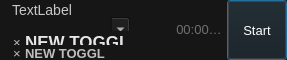
<?xml version="1.0" encoding="UTF-8"?>
<ui version="4.0">
 <class>TimerWidget</class>
 <widget class="QFrame" name="TimerWidget">
  <property name="geometry">
   <rect>
    <x>0</x>
    <y>0</y>
    <width>282</width>
    <height>60</height>
   </rect>
  </property>
  <property name="sizePolicy">
   <sizepolicy hsizetype="Preferred" vsizetype="Minimum">
    <horstretch>0</horstretch>
    <verstretch>0</verstretch>
   </sizepolicy>
  </property>
  <property name="minimumSize">
   <size>
    <width>0</width>
    <height>60</height>
   </size>
  </property>
  <property name="maximumSize">
   <size>
    <width>282</width>
    <height>104</height>
   </size>
  </property>
  <property name="windowTitle">
   <string>Form</string>
  </property>
  <property name="styleSheet">
   <string notr="true">font-size:13px;background-color: rgb(22, 22, 22);color:palette(light);</string>
  </property>
  <layout class="QHBoxLayout" name="horizontalLayout" stretch="1,0,0,0,0">
   <property name="spacing">
    <number>3</number>
   </property>
   <property name="leftMargin">
    <number>0</number>
   </property>
   <property name="topMargin">
    <number>0</number>
   </property>
   <property name="rightMargin">
    <number>0</number>
   </property>
   <property name="bottomMargin">
    <number>0</number>
   </property>
   <item>
    <widget class="QFrame" name="DecrProjFrame">
     <property name="sizePolicy">
      <sizepolicy hsizetype="Expanding" vsizetype="Fixed">
       <horstretch>0</horstretch>
       <verstretch>0</verstretch>
      </sizepolicy>
     </property>
     <layout class="QVBoxLayout" name="verticalLayout">
      <property name="spacing">
       <number>1</number>
      </property>
      <property name="topMargin">
       <number>3</number>
      </property>
      <property name="bottomMargin">
       <number>3</number>
      </property>
      <item>
       <widget class="QLabel" name="descriptionCover">
        <property name="sizePolicy">
         <sizepolicy hsizetype="Preferred" vsizetype="Preferred">
          <horstretch>0</horstretch>
          <verstretch>0</verstretch>
         </sizepolicy>
        </property>
        <property name="styleSheet">
         <string notr="true">margin: 0 1px 0 0; border: 0; color: rgb(200, 200, 200); combobox-popup: 0; font-size: 14px;</string>
        </property>
        <property name="text">
         <string>TextLabel</string>
        </property>
       </widget>
      </item>
      <item>
       <widget class="AutocompleteComboBox" name="description">
        <property name="sizePolicy">
         <sizepolicy hsizetype="Expanding" vsizetype="Fixed">
          <horstretch>0</horstretch>
          <verstretch>0</verstretch>
         </sizepolicy>
        </property>
        <property name="minimumSize">
         <size>
          <width>25</width>
          <height>25</height>
         </size>
        </property>
        <property name="font">
         <font>
          <pointsize>-1</pointsize>
         </font>
        </property>
        <property name="styleSheet">
         <string notr="true">AutocompleteComboBox { margin: 1px; font-size: 14px; color: rgb(200, 200, 200); border: 0; } AutocompleteComboBox::down-arrow { margin: -3px; background-color: rgb(22, 22, 22); image: url(:/images/down_arrow.png); }</string>
        </property>
        <property name="editable">
         <bool>true</bool>
        </property>
        <property name="currentText">
         <string/>
        </property>
        <property name="frame">
         <bool>false</bool>
        </property>
       </widget>
      </item>
      <item>
       <widget class="QFrame" name="taskFrame">
        <property name="sizePolicy">
         <sizepolicy hsizetype="MinimumExpanding" vsizetype="Fixed">
          <horstretch>0</horstretch>
          <verstretch>0</verstretch>
         </sizepolicy>
        </property>
        <property name="minimumSize">
         <size>
          <width>0</width>
          <height>22</height>
         </size>
        </property>
        <property name="styleSheet">
         <string notr="true">border: 0;</string>
        </property>
        <property name="frameShape">
         <enum>QFrame::StyledPanel</enum>
        </property>
        <property name="frameShadow">
         <enum>QFrame::Raised</enum>
        </property>
        <layout class="QHBoxLayout" name="horizontalLayout_4">
         <property name="spacing">
          <number>0</number>
         </property>
         <property name="leftMargin">
          <number>0</number>
         </property>
         <property name="topMargin">
          <number>0</number>
         </property>
         <property name="rightMargin">
          <number>0</number>
         </property>
         <property name="bottomMargin">
          <number>0</number>
         </property>
         <item>
          <widget class="QPushButton" name="deleteTask">
           <property name="sizePolicy">
            <sizepolicy hsizetype="Minimum" vsizetype="Minimum">
             <horstretch>0</horstretch>
             <verstretch>0</verstretch>
            </sizepolicy>
           </property>
           <property name="minimumSize">
            <size>
             <width>16</width>
             <height>16</height>
            </size>
           </property>
           <property name="maximumSize">
            <size>
             <width>16</width>
             <height>16</height>
            </size>
           </property>
           <property name="styleSheet">
            <string notr="true">color: rgb(190, 190, 190);line-height:40px;position:absolute;bottom:5px;padding:0;</string>
           </property>
           <property name="text">
            <string>×</string>
           </property>
          </widget>
         </item>
         <item>
          <widget class="QLabel" name="task">
           <property name="sizePolicy">
            <sizepolicy hsizetype="MinimumExpanding" vsizetype="Preferred">
             <horstretch>0</horstretch>
             <verstretch>0</verstretch>
            </sizepolicy>
           </property>
           <property name="minimumSize">
            <size>
             <width>0</width>
             <height>22</height>
            </size>
           </property>
           <property name="maximumSize">
            <size>
             <width>16777215</width>
             <height>30</height>
            </size>
           </property>
           <property name="styleSheet">
            <string notr="true">color: rgb(230, 230, 230);font-size:13pt;font-weight:bold;</string>
           </property>
           <property name="text">
            <string>NEW TOGGL</string>
           </property>
           <property name="alignment">
            <set>Qt::AlignLeading|Qt::AlignLeft|Qt::AlignVCenter</set>
           </property>
           <property name="wordWrap">
            <bool>true</bool>
           </property>
           <property name="margin">
            <number>2</number>
           </property>
          </widget>
         </item>
        </layout>
       </widget>
      </item>
      <item>
       <widget class="QFrame" name="projectFrame">
        <property name="sizePolicy">
         <sizepolicy hsizetype="MinimumExpanding" vsizetype="Fixed">
          <horstretch>0</horstretch>
          <verstretch>0</verstretch>
         </sizepolicy>
        </property>
        <property name="minimumSize">
         <size>
          <width>0</width>
          <height>16</height>
         </size>
        </property>
        <property name="styleSheet">
         <string notr="true">border: 0;</string>
        </property>
        <property name="frameShape">
         <enum>QFrame::StyledPanel</enum>
        </property>
        <property name="frameShadow">
         <enum>QFrame::Raised</enum>
        </property>
        <layout class="QHBoxLayout" name="horizontalLayout_3">
         <property name="spacing">
          <number>0</number>
         </property>
         <property name="leftMargin">
          <number>0</number>
         </property>
         <property name="topMargin">
          <number>0</number>
         </property>
         <property name="rightMargin">
          <number>0</number>
         </property>
         <property name="bottomMargin">
          <number>0</number>
         </property>
         <item>
          <widget class="QPushButton" name="deleteProject">
           <property name="sizePolicy">
            <sizepolicy hsizetype="Minimum" vsizetype="Minimum">
             <horstretch>0</horstretch>
             <verstretch>0</verstretch>
            </sizepolicy>
           </property>
           <property name="minimumSize">
            <size>
             <width>16</width>
             <height>16</height>
            </size>
           </property>
           <property name="maximumSize">
            <size>
             <width>16</width>
             <height>16</height>
            </size>
           </property>
           <property name="styleSheet">
            <string notr="true">color: rgb(190, 190, 190);line-height:40px;position:absolute;bottom:5px;padding:0;</string>
           </property>
           <property name="text">
            <string>×</string>
           </property>
          </widget>
         </item>
         <item>
          <widget class="QLabel" name="project">
           <property name="sizePolicy">
            <sizepolicy hsizetype="MinimumExpanding" vsizetype="Preferred">
             <horstretch>0</horstretch>
             <verstretch>0</verstretch>
            </sizepolicy>
           </property>
           <property name="minimumSize">
            <size>
             <width>0</width>
             <height>16</height>
            </size>
           </property>
           <property name="maximumSize">
            <size>
             <width>16777215</width>
             <height>25</height>
            </size>
           </property>
           <property name="styleSheet">
            <string notr="true">color: rgb(190, 190, 190);font-size:10pt;font-weight:bold;</string>
           </property>
           <property name="text">
            <string>NEW TOGGL</string>
           </property>
           <property name="alignment">
            <set>Qt::AlignLeading|Qt::AlignLeft|Qt::AlignVCenter</set>
           </property>
           <property name="wordWrap">
            <bool>true</bool>
           </property>
           <property name="margin">
            <number>2</number>
           </property>
          </widget>
         </item>
        </layout>
       </widget>
      </item>
     </layout>
    </widget>
   </item>
   <item>
    <widget class="QLabel" name="tags">
     <property name="minimumSize">
      <size>
       <width>13</width>
       <height>31</height>
      </size>
     </property>
     <property name="maximumSize">
      <size>
       <width>13</width>
       <height>31</height>
      </size>
     </property>
     <property name="styleSheet">
      <string notr="true">border:none;</string>
     </property>
     <property name="text">
      <string/>
     </property>
     <property name="pixmap">
      <pixmap resource="Resources.qrc">:/images/icon-tags-color.png</pixmap>
     </property>
    </widget>
   </item>
   <item>
    <widget class="QLabel" name="billable">
     <property name="sizePolicy">
      <sizepolicy hsizetype="Fixed" vsizetype="Preferred">
       <horstretch>0</horstretch>
       <verstretch>0</verstretch>
      </sizepolicy>
     </property>
     <property name="minimumSize">
      <size>
       <width>13</width>
       <height>31</height>
      </size>
     </property>
     <property name="maximumSize">
      <size>
       <width>13</width>
       <height>31</height>
      </size>
     </property>
     <property name="styleSheet">
      <string notr="true">border:none;</string>
     </property>
     <property name="text">
      <string/>
     </property>
     <property name="pixmap">
      <pixmap resource="Resources.qrc">:/images/icon-billable-color.png</pixmap>
     </property>
    </widget>
   </item>
   <item>
    <widget class="QLineEdit" name="duration">
     <property name="sizePolicy">
      <sizepolicy hsizetype="Minimum" vsizetype="Fixed">
       <horstretch>0</horstretch>
       <verstretch>0</verstretch>
      </sizepolicy>
     </property>
     <property name="minimumSize">
      <size>
       <width>50</width>
       <height>0</height>
      </size>
     </property>
     <property name="maximumSize">
      <size>
       <width>16777215</width>
       <height>16777215</height>
      </size>
     </property>
     <property name="font">
      <font>
       <pointsize>-1</pointsize>
      </font>
     </property>
     <property name="styleSheet">
      <string notr="true">color: rgb(200, 200, 200);</string>
     </property>
     <property name="frame">
      <bool>false</bool>
     </property>
     <property name="alignment">
      <set>Qt::AlignCenter</set>
     </property>
     <property name="placeholderText">
      <string>00:00:00</string>
     </property>
    </widget>
   </item>
   <item>
    <widget class="QPushButton" name="start">
     <property name="sizePolicy">
      <sizepolicy hsizetype="Fixed" vsizetype="Minimum">
       <horstretch>0</horstretch>
       <verstretch>0</verstretch>
      </sizepolicy>
     </property>
     <property name="minimumSize">
      <size>
       <width>60</width>
       <height>0</height>
      </size>
     </property>
     <property name="maximumSize">
      <size>
       <width>60</width>
       <height>16777215</height>
      </size>
     </property>
     <property name="styleSheet">
      <string notr="true"/>
     </property>
     <property name="text">
      <string>Start</string>
     </property>
     <property name="default">
      <bool>true</bool>
     </property>
    </widget>
   </item>
  </layout>
 </widget>
 <customwidgets>
  <customwidget>
   <class>AutocompleteComboBox</class>
   <extends>QComboBox</extends>
   <header>autocompletecombobox.h</header>
  </customwidget>
 </customwidgets>
 <resources>
  <include location="Resources.qrc"/>
 </resources>
 <connections/>
</ui>
